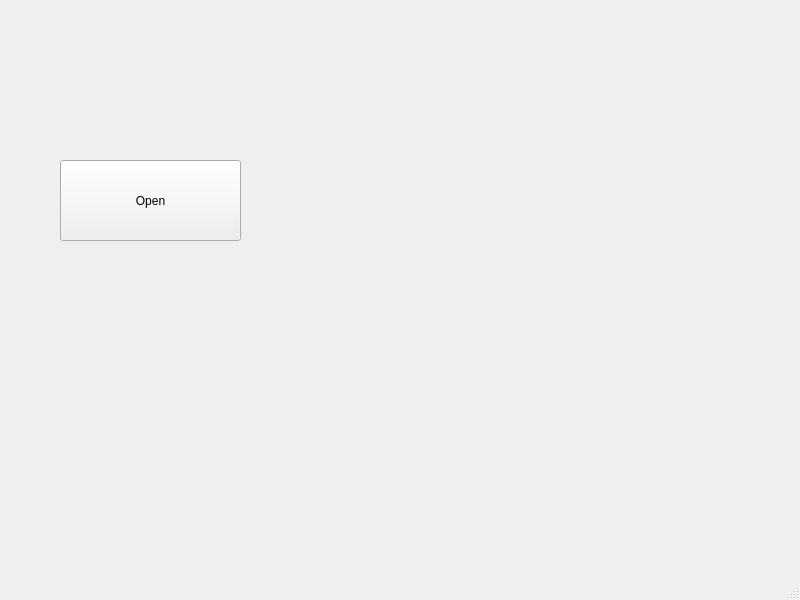
<?xml version="1.0" encoding="UTF-8"?>
<ui version="4.0">
 <class>MainWindow</class>
 <widget class="QMainWindow" name="MainWindow">
  <property name="geometry">
   <rect>
    <x>0</x>
    <y>0</y>
    <width>800</width>
    <height>600</height>
   </rect>
  </property>
  <property name="windowTitle">
   <string>MainWindow</string>
  </property>
  <widget class="QWidget" name="centralwidget">
   <widget class="QPushButton" name="pushButton">
    <property name="geometry">
     <rect>
      <x>60</x>
      <y>160</y>
      <width>181</width>
      <height>81</height>
     </rect>
    </property>
    <property name="text">
     <string>Open</string>
    </property>
   </widget>
  </widget>
  <widget class="QMenuBar" name="menubar">
   <property name="geometry">
    <rect>
     <x>0</x>
     <y>0</y>
     <width>800</width>
     <height>21</height>
    </rect>
   </property>
  </widget>
  <widget class="QStatusBar" name="statusbar"/>
 </widget>
 <resources/>
 <connections/>
</ui>
